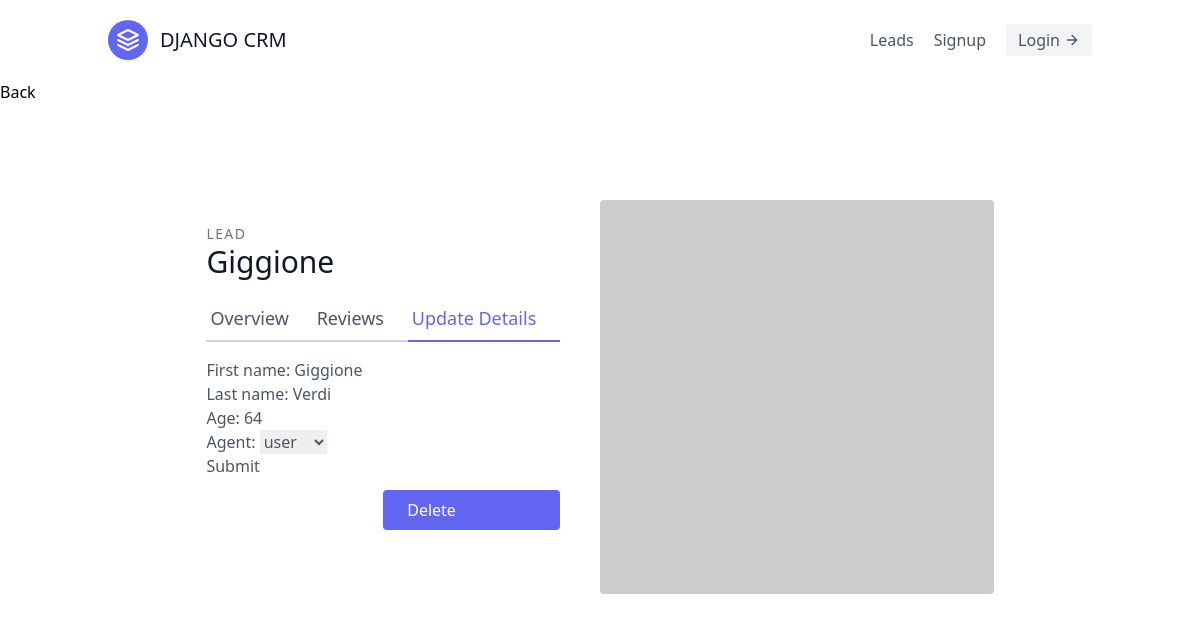
/leads/8/update/, run on the app's committed database.
### leads/models.py (models this page shows, shortened)
class Lead(models.Model):
  first_name = models.CharField(max_length=20)
  last_name = models.CharField(max_length=20)
  age = models.IntegerField(default=0)
  agent = models.ForeignKey(Agent, on_delete=models.CASCADE)

### leads/views.py (the view, shortened to what this page needs)
# urls.py: path('<int:pk>/update/', LeadUpdateView.as_view(), name='lead-update'),
class LeadUpdateView(UpdateView):
  template_name = "leads/lead_update.html"
  queryset = Lead.objects.all()
  form_class = LeadModelForm

### leads/forms.py
class LeadModelForm(forms.ModelForm):
  class Meta:
    model = Lead
    fields = (
      'first_name',
      'last_name',
      'age',
      'agent',
    )

### leads/models.py (called while the page is built)
  def __str__(self):
    return self.user.username

### leads/templates/leads/lead_update.html (shortened to what this page needs)
{% extends 'base.html' %}
{% block content %}
<a href="{% url 'leads:lead-detail' lead.pk %}">Back</a>
<section class="text-gray-600 body-font overflow-hidden">
  <div class="container px-5 py-24 mx-auto">
    <div class="lg:w-4/5 mx-auto flex flex-wrap">
      <div class="lg:w-1/2 w-full lg:pr-10 lg:py-6 mb-6 lg:mb-0">
        <h2 class="text-sm title-font text-gray-500 tracking-widest">LEAD</h2>
        <h1 class="text-gray-900 text-3xl title-font font-medium mb-4">
          {{ lead.first_name }} {{ lead.lastname }}
        </h1>
        <div class="flex mb-4">
          <a href="{% url 'leads:lead-detail' lead.pk %}" class="flex-grow border-b-2 border-gray-300 py-2 text-lg px-1">
            Overview
          </a>
          <a class="flex-grow border-b-2 border-gray-300 py-2 text-lg px-1">
            Reviews
          </a>
          <a href="{% url 'leads:lead-update' lead.pk %}" class="flex-grow text-indigo-500 border-b-2 border-indigo-500 py-2 text-lg px-1">
            Update Details
          </a>
        </div>
        <form method="post">
          {{form.as_p}}
          <button type="submit">Submit</button>
        </form>
        <a href="{% url 'leads:lead-delete' lead.pk %}" class="w-1/2 mt-3 flex ml-auto text-white bg-indigo-500 border-0 py-2 px-6 focus:outline-none hover:bg-indigo-600 rounded">
          Delete
        </a>
      </div>
      <img alt="ecommerce" class="lg:w-1/2 w-full lg:h-auto h-64 object-cover object-center rounded" src="https://dummyimage.com/400x400">
    </div>
  </div>
</section>
{% endblock content %}

### data on the page
Lead: first_name "Giggione", last_name "Verdi", age "64", agent "user"
